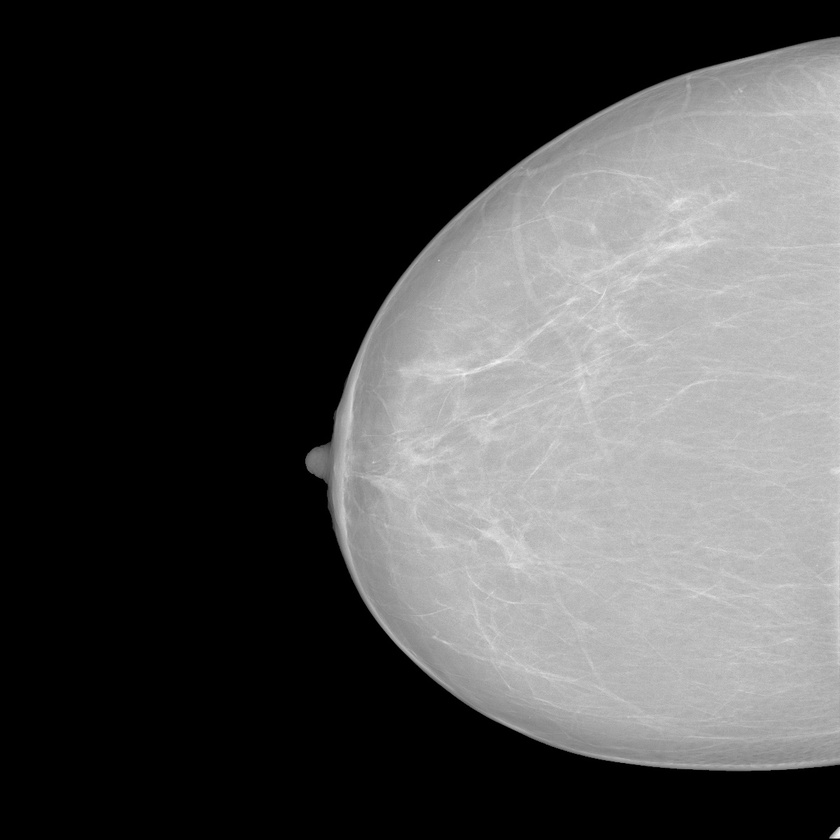
#> input picture MWCNN_Medical_/Database_creation_codes/_test_set_clean/53587041_809e3f43339f93c6_MG_R_CC_ANON.jpg, 840 x 840 px, shrunk from 1200 x 1200 before the run; its folder holds 4 pictures in this run
$ python image_collector.py   (older library calls are emulated)
#> lines starting #> are read from the running program, lines starting #| are printed output that depends on the picture
import os
from PIL import Image, ImageDraw, ImageFont

# Klasör yolları
folder1 = '_test_set_clean'
folder2 = '_test_set_noisy'
folder3 = '_test_set_mwcnn'
output_folder = 'clean_noisy_mwcnnResult'

# Klasör yollarını bir listeye ekleyin
folders = [folder1, folder2, folder3]

# Başlıklar
titles = ['Clean', 'Noisy', 'MWCNN']

# Çıkış klasörünü oluştur
os.makedirs(output_folder, exist_ok=True)

# Yazı tipi ayarları
font_size = 72  # Daha büyük bir yazı boyutu kullan
font = ImageFont.truetype("arial.ttf", font_size)  # Arial yazı tipini kullan

# Klasörlerden aynı isimdeki dosyaları al ve birleştir
for filename in os.listdir(folder1):
    if filename.endswith(('.png', '.jpg', '.jpeg')):
        images = []

        # Her klasördeki resmi oku ve listeye ekle
        for folder in folders:
            img_path = os.path.join(folder, filename)
            if os.path.exists(img_path):
                img = Image.open(img_path)
#> img is the input picture: PIL image 840x840 RGB; min 0, max 244, mean 75.4
                images.append(img)
            else:
                print(f"Image {filename} not found in {folder}")

        # Resimleri yatay olarak birleştir
        if len(images) == 3:
            widths, heights = zip(*(i.size for i in images))
            total_width = sum(widths)
            max_height = max(heights) + font_size + 10  # Başlık için ekstra boşluk

            new_img = Image.new('RGB', (total_width, max_height), color=(255, 255, 255))
#> new_img: PIL image 2520x922 RGB; every value is 255
            draw = ImageDraw.Draw(new_img)

            x_offset = 0
            for i, img in enumerate(images):
                new_img.paste(img, (x_offset, font_size + 10))
                text_width, text_height = draw.textsize(titles[i], font=font)
                draw.text((x_offset + (img.width - text_width) // 2, 5), titles[i], font=font, fill=(0, 0, 0))
                x_offset += img.width
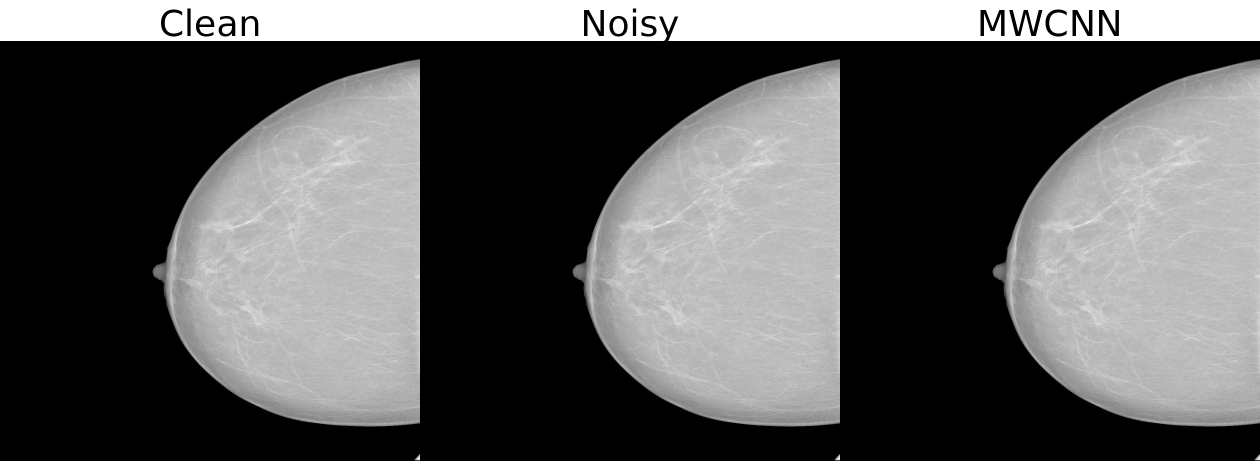
#> new_img: PIL image 2520x922 RGB (shown at 1/2 size); min 0, max 255, mean 90.1

            # Birleştirilmiş resmi kaydet
            output_path = os.path.join(output_folder, filename)
            new_img.save(output_path)
            print(f"Saved combined image to {output_path}")
        else:
            print(f"Skipping {filename}, as it does not exist in all folders")
#> pass 2 of the loop `for filename in os.listdir(folder1):`:
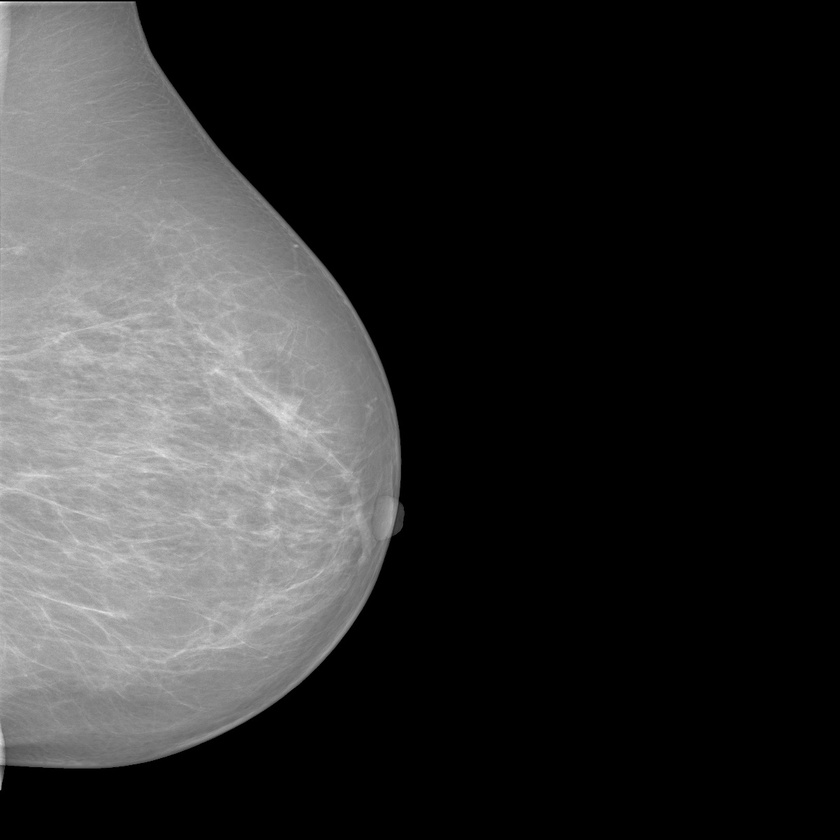
#> input picture MWCNN_Medical_/Database_creation_codes/_test_set_clean/53587104_7b71aa9928e6975e_MG_L_ML_ANON.jpg, 840 x 840 px, shrunk from 1200 x 1200 before the run
#> img is the input picture: PIL image 840x840 RGB; min 0, max 248, mean 50.6
#> after the loop `for i, img in enumerate(images):`:
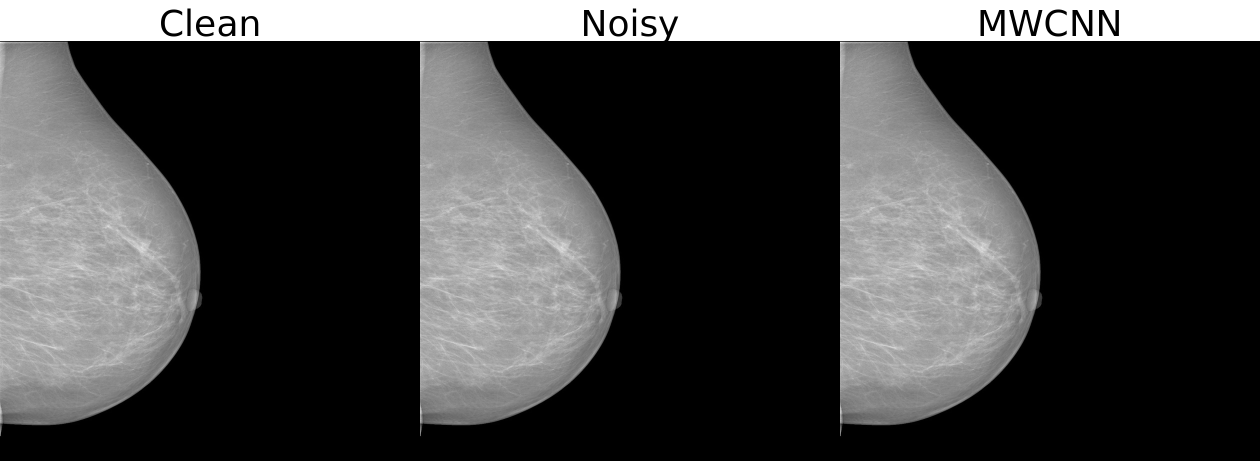
#> new_img: PIL image 2520x922 RGB (shown at 1/2 size); min 0, max 255, mean 67.5
#> pass 3 of the loop `for filename in os.listdir(folder1):`:
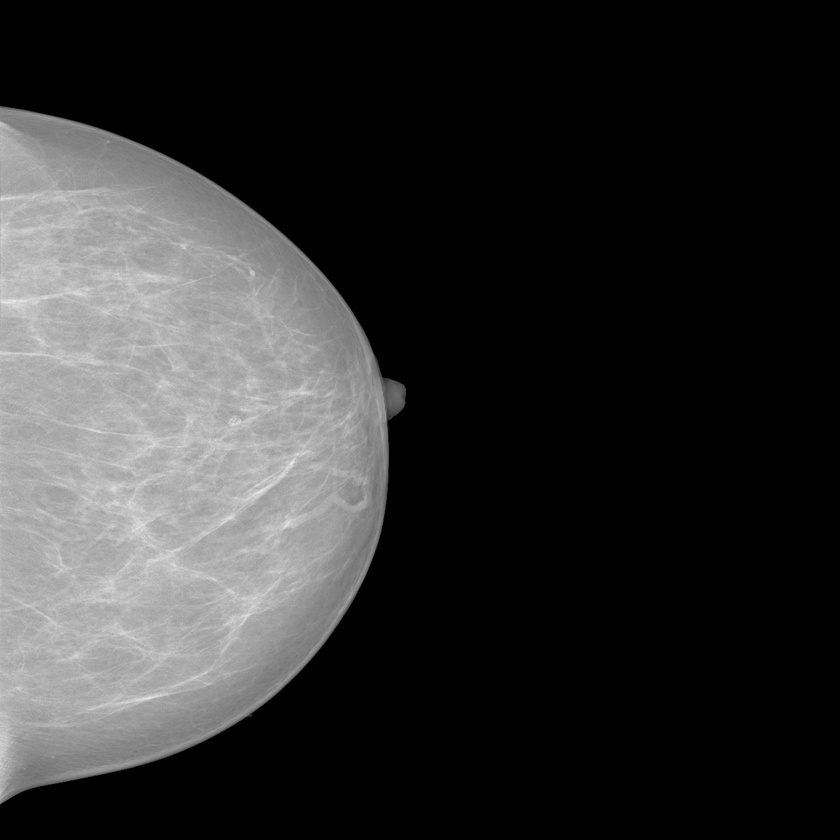
#> input picture MWCNN_Medical_/Database_creation_codes/_test_set_clean/53587131_7b71aa9928e6975e_MG_L_CC_ANON.jpg, 840 x 840 px, shrunk from 1200 x 1200 before the run
#> img is the input picture: PIL image 840x840 RGB; min 0, max 238, mean 48.5
#> after the loop `for i, img in enumerate(images):`:
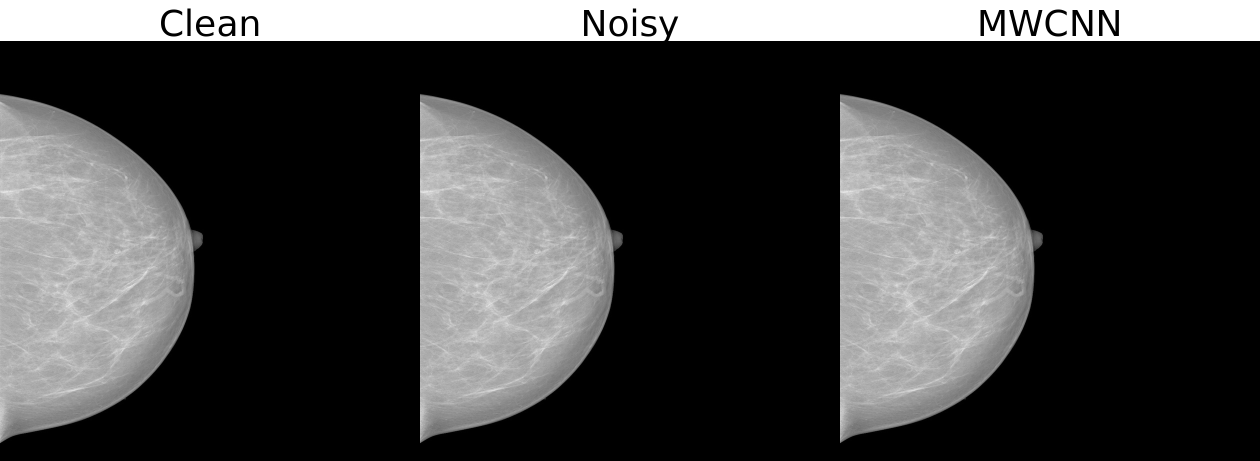
#> new_img: PIL image 2520x922 RGB (shown at 1/2 size); min 0, max 255, mean 65.6
#> the loop made 4 passes; the first 3 are shown
